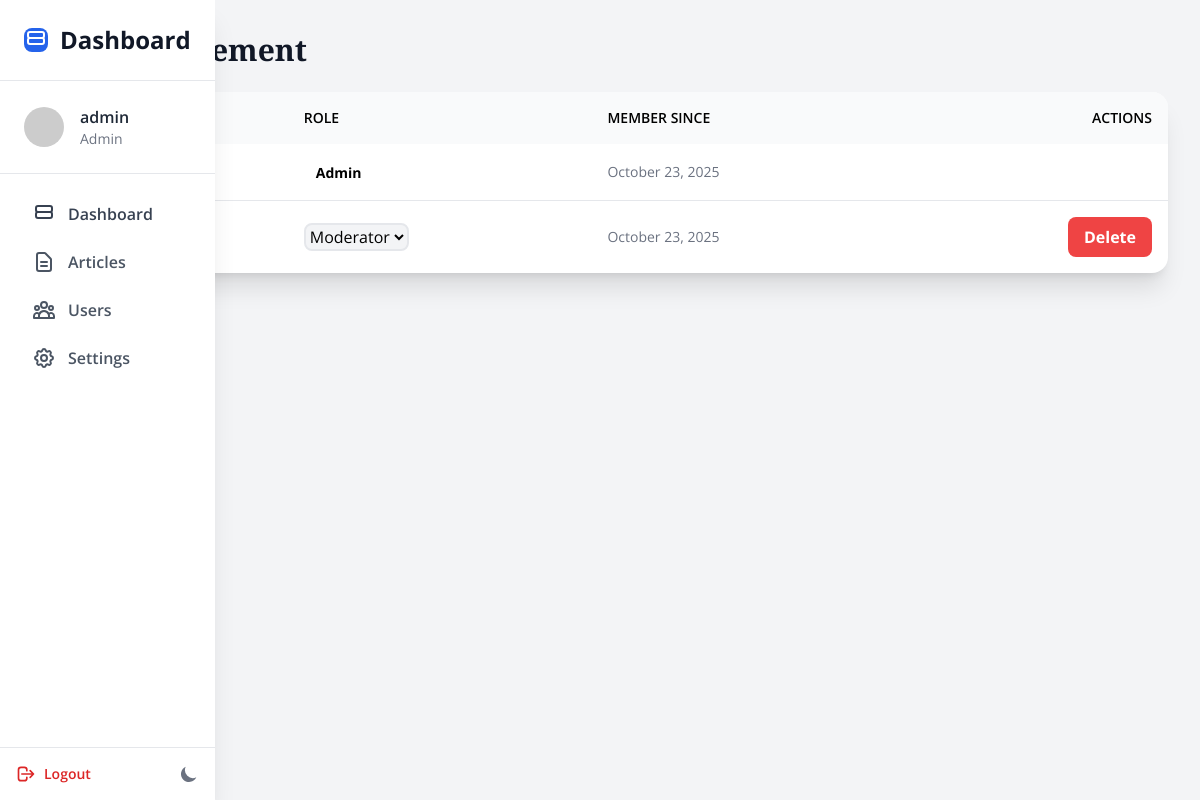
/admin/user_management.php (signed in), run on the app's committed database.
### tables this page shows
CREATE TABLE `users` (
  `id` int(11) NOT NULL,
  `username` varchar(50) NOT NULL,
  `password` varchar(255) NOT NULL,
  `role` enum('admin','moderator') NOT NULL DEFAULT 'moderator',
  `created_at` timestamp NOT NULL DEFAULT current_timestamp()
);

### admin/user_management.php (the view, shortened to what this page needs)
<?php
require_once '../config/database.php';
$stmt = $pdo->query("SELECT id, username, role, created_at FROM users ORDER BY created_at DESC");
$users = $stmt->fetchAll();
?>
<!DOCTYPE html>
<html lang="en">
<head>
    <link rel="stylesheet" href="../dist/output.css">
</head>
<body class="bg-gray-100 dark:bg-gray-900 font-sans flex">
    <?php include 'common/sidebar.php'; ?>
    <div class="flex-1 p-4 sm:p-6 lg:p-8 ml-0 md:ml-64 transition-all duration-300">
        <h1 class="text-3xl font-bold font-serif text-gray-900 dark:text-white mb-6">User Management</h1>
        <div class="bg-white dark:bg-gray-800 shadow-xl rounded-2xl overflow-hidden">
            <div class="overflow-x-auto">
                <table class="w-full text-left">
                    <thead class="bg-gray-50 dark:bg-gray-700/50">
                        <tr>
                            <th class="p-4 font-semibold text-sm uppercase">Username</th>
                            <th class="p-4 font-semibold text-sm uppercase">Role</th>
                            <th class="p-4 font-semibold text-sm uppercase">Member Since</th>
                            <th class="p-4 font-semibold text-sm uppercase text-right">Actions</th>
                        </tr>
                    </thead>
                    <tbody class="divide-y divide-gray-200 dark:divide-gray-600">
                        <?php foreach ($users as $user): ?>
                            <tr>
                                <td class="p-4 font-semibold text-gray-900 dark:text-white"><?= htmlspecialchars($user['username']) ?></td>
                                <td class="p-4">
                                    <?php if ($user['username'] === 'admin'): ?>
                                        <span class="px-3 py-1 text-sm font-bold rounded-full bg-green-100 dark:bg-green-900 text-green-800 dark:text-green-200">Admin</span>
                                    <?php else: ?>
                                        <select class="role-select bg-gray-100 dark:bg-gray-700 rounded-lg p-2 border-2 border-transparent focus:border-blue-500 focus:ring-blue-500" data-userid="<?= $user['id'] ?>">
                                            <option value="moderator" <?= ($user['role'] === 'moderator') ? 'selected' : '' ?>>Moderator</option>
                                        </select>
                                    <?php endif; ?>
                                </td>
                                <td class="p-4 text-gray-500 dark:text-gray-400 text-sm"><?= date('F j, Y', strtotime($user['created_at'])) ?></td>
                                <td class="p-4 text-right">
                                    <?php if ($user['username'] !== 'admin'): ?>
                                        <button class="delete-user-btn bg-red-500 hover:bg-red-600 text-white font-bold py-2 px-4 rounded-lg transition-colors" data-userid="<?= $user['id'] ?>">Delete</button>
                                    <?php endif; ?>
                                </td>
                            </tr>
                        <?php endforeach; ?>
                    </tbody>
                </table>
            </div>
        </div>
    </div>
</body>
</html>

### data on the page
users: username "Admin", created_at "October 23, 2025"
users: role+id "Moderator", created_at "October 23, 2025"

### other printed values
$_SESSION['username'] "admin"
$_SESSION['role'] "Admin"
